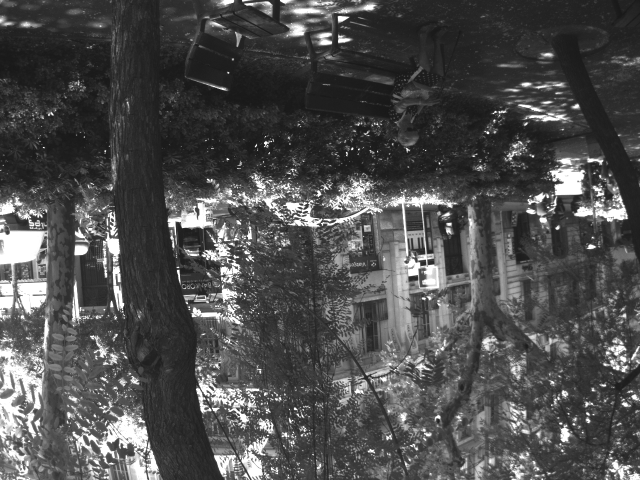
#> input picture PycharmProjects/RGB_Termal_Match/Images/Camera_Images/0000/IMG_180621_093908_0000_GRE.TIF, 1280 x 960 px, found by its file name (shown at 1/2 size)
$ python ROI_Matching.py   (older library calls are emulated)
#> lines starting #> are read from the running program, lines starting #| are printed output that depends on the picture
### PycharmProjects/RGB_Termal_Match/Visualize_Thermal_Image.py
import numpy as np
from matplotlib import pyplot as plt
from scipy import ndimage
import cv2


def visualize_thermal_image(path):
    t_image = ndimage.imread(path, flatten=True)
    v_image = ((t_image - t_image.min()) * 512) / max(1, (t_image.max() - t_image.min()))
    return v_image.astype(np.uint8)


# [5 lines that do not run on import are left out]

### PycharmProjects/RGB_Termal_Match/ROI_Matching.py
import cv2
import numpy as np
from Visualize_Thermal_Image import *


def match_images(rgb_path, thermal_path):
    rgb_image = cv2.imread(rgb_path, 0)
#> rgb_image is the input picture: shape (960, 1280); min 23, max 255, mean 78
    equ_rgb = cv2.equalizeHist(rgb_image)
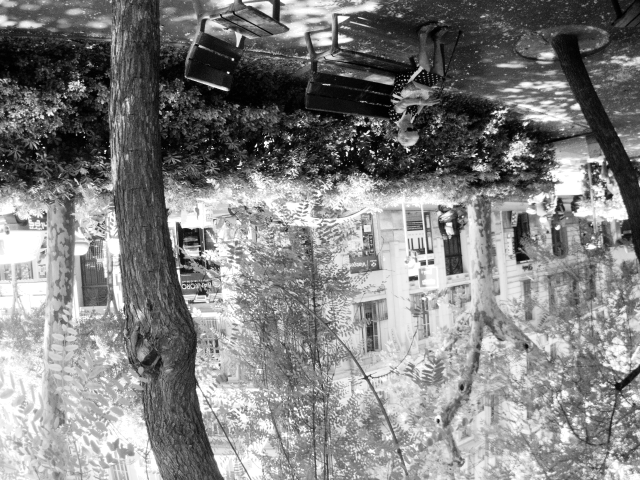
#> equ_rgb: shape (960, 1280) (shown at 1/2 size); min 0, max 255, mean 129
    blur_rgb = cv2.blur(equ_rgb, (3, 3))
    rgb_edges = cv2.Canny(blur_rgb, 140, 200)  # cv2.Canny(blur_rgb, 50, 100)cv2.Sobel(blur_rgb, cv2.CV_8U, 0, 1, ksize=5)
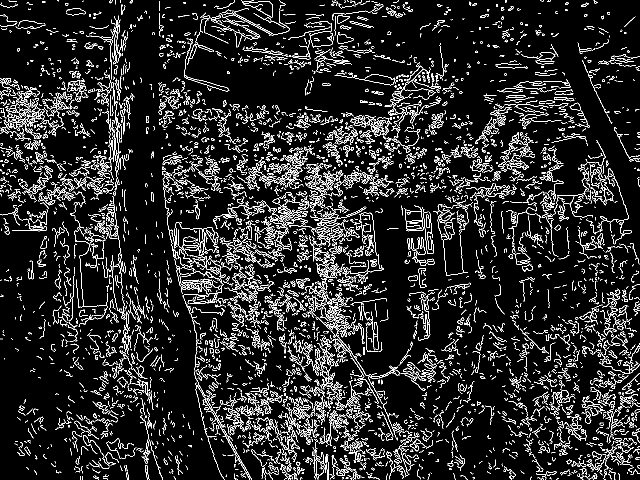
#> rgb_edges: shape (960, 1280) (shown at 1/2 size); 9.9% white in thin lines or dots
    rgb_edges = cv2.blur(rgb_edges, (9, 9))
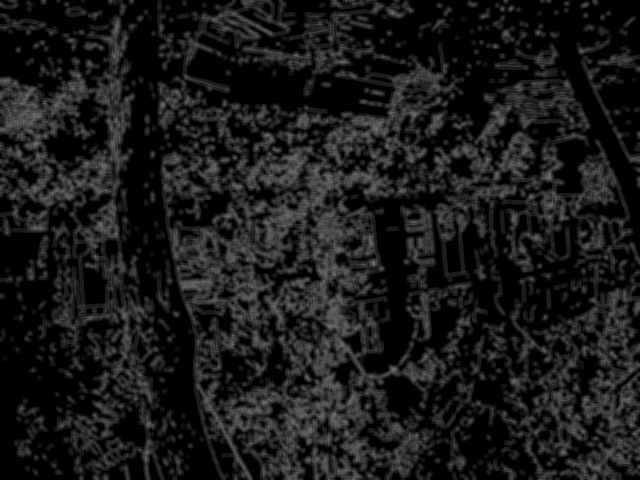
#> rgb_edges: shape (960, 1280) (shown at 1/2 size); min 0, max 126, mean 25.3

    template = visualize_thermal_image(thermal_path)
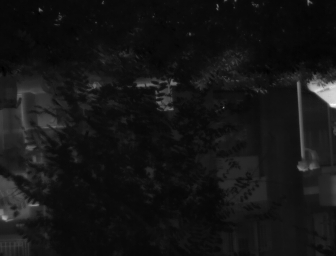
#> input picture PycharmProjects/RGB_Termal_Match/Images/Thermal_Images/20180621_113834.tiff, 336 x 256 px
    template = cv2.resize(template, (480, 360), interpolation=cv2.INTER_CUBIC)
    equ_template = cv2.equalizeHist(template)
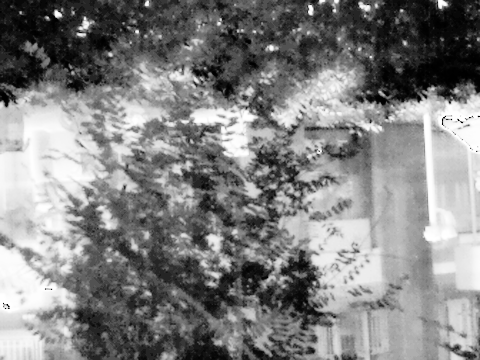
#> equ_template: shape (360, 480); min 0, max 255, mean 130.4
    blur_template = cv2.blur(equ_template, (1, 1))
    template_edges = cv2.Canny(blur_template, 100, 200)  # cv2.Sobel(blur_template, cv2.CV_8U, 0, 1, ksize=5)cv2.Canny(blur_template, 50, 100)
#> template_edges: shape (360, 480); 17.2% white in thin lines or dots
    template_edges = cv2.blur(template_edges, (9, 9))
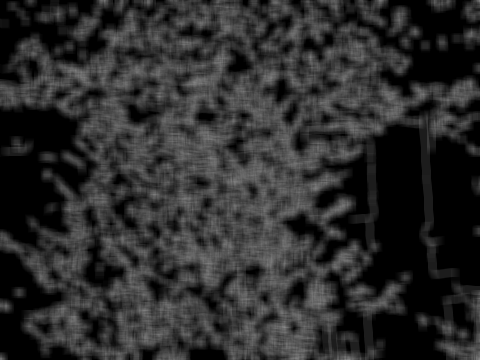
#> template_edges: shape (360, 480); min 0, max 135, mean 43.8

    h, w = template.shape
#> h = 360; w = 480

    # All the 6 methods for comparison in a list
    methods = ['cv2.TM_CCOEFF', 'cv2.TM_CCOEFF_NORMED', 'cv2.TM_CCORR',
               'cv2.TM_CCORR_NORMED', 'cv2.TM_SQDIFF', 'cv2.TM_SQDIFF_NORMED']

    method = eval(methods[0])
    res = cv2.matchTemplate(rgb_edges, template_edges, method)
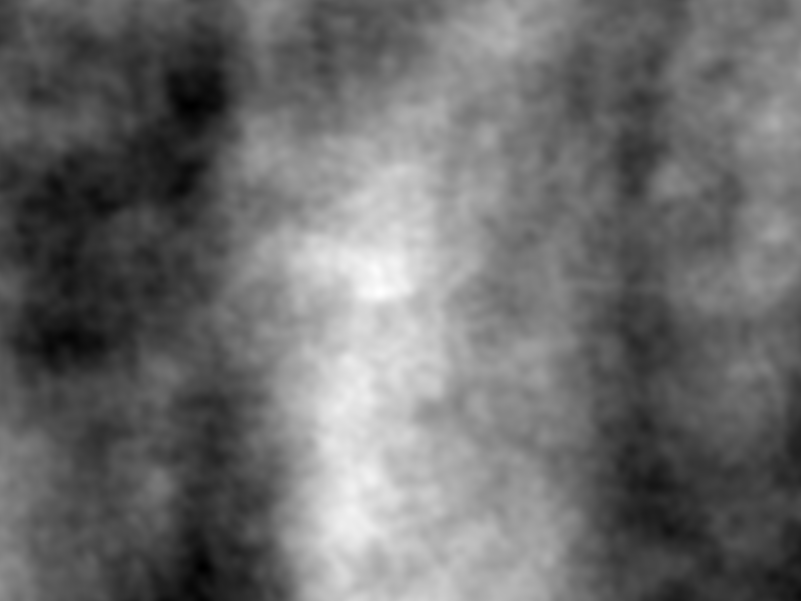
#> res: shape (601, 801) float32; min -31909228, max 42855992, mean -157731.1; drawn with min black and max white

    min_val, max_val, min_loc, max_loc = cv2.minMaxLoc(res)
#> min_val = -31909228; max_val = 42855992; min_loc = (202, 567); max_loc = (380, 291)

    # If the method is TM_SQDIFF or TM_SQDIFF_NORMED, take minimum
    top_left = max_loc
#> top_left = (380, 291)
    bottom_right = (top_left[0] + w, top_left[1] + h)
#> bottom_right = (860, 651)

    # cv2.imshow("J", rgb_edges)
    # cv2.imshow("JJ", template_edges)
    # cv2.waitKey()

    cv2.rectangle(rgb_image, top_left, bottom_right, 0, 2)

    # cropped_image = rgb_image[top_left[1]:bottom_right[1], top_left[0]:bottom_right[0]]
    # print(cropped_image.shape)
    return top_left, bottom_right, rgb_image  # cropped_image


if __name__ == "__main__":
    pic = match_images("/Volumes/NO NAME/PT_5/DCIM/0000/IMG_180621_093908_0000_GRE.TIF",
                       "Images/Thermal_Images/20180621_113834.tiff")
    # cv2.imshow("Result", pic)
    # cv2.waitKey()
    cv2.imwrite("ROI_Image.PNG", pic)
#> (the run stopped early here; a loop or call above may not have finished)
